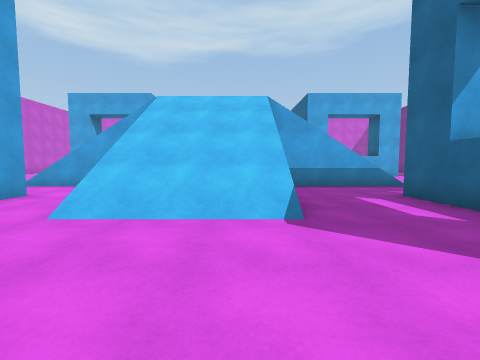
View 1 (above)

22 first-person views from a walk through a scene from a Unity 3-D project. The camera is 1.3 m above the floor, tilts 4° down and sees 90° across. The floor is counted in squares, 2 m on a side. Each view is taken from the middle of a square. On the plan, view 1 faces up. The plan holds only what a view shows up to about 9 squares ahead; the rest is blank. The player character is not drawn. Surface patterns are stand-ins for the level's own textures.

View 2
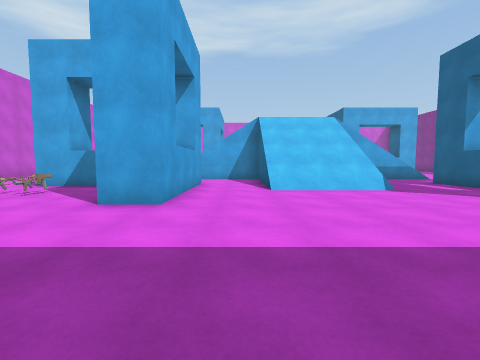

View 3
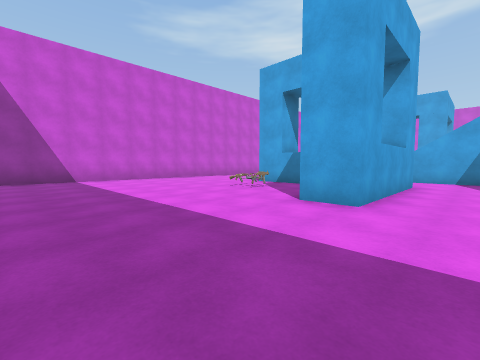

View 4
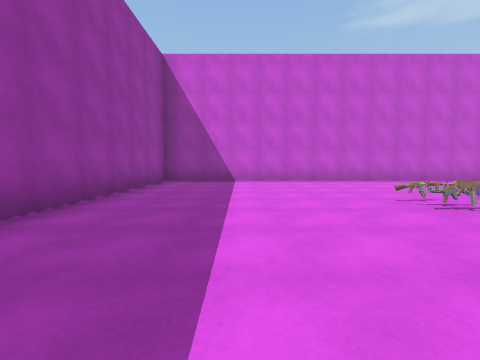

View 5
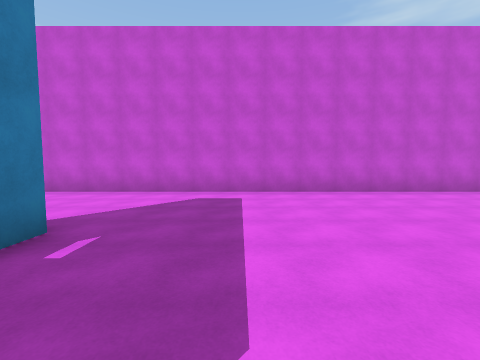

View 6
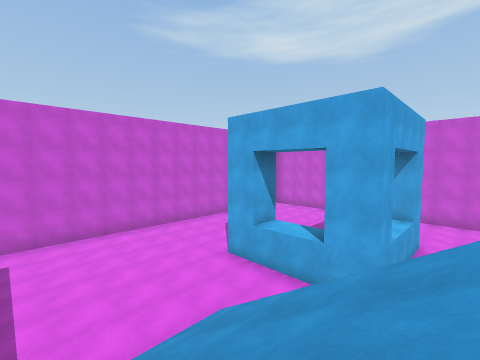

View 7
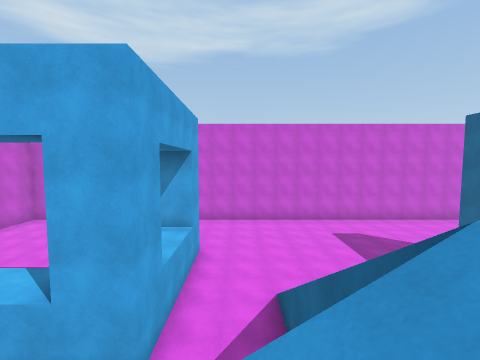

View 8
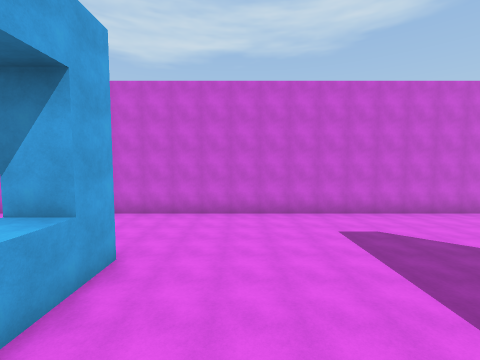

View 9
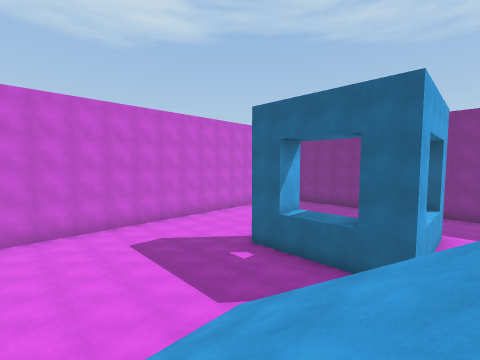

View 10
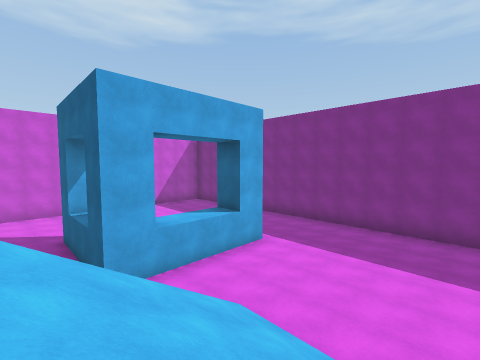

View 11
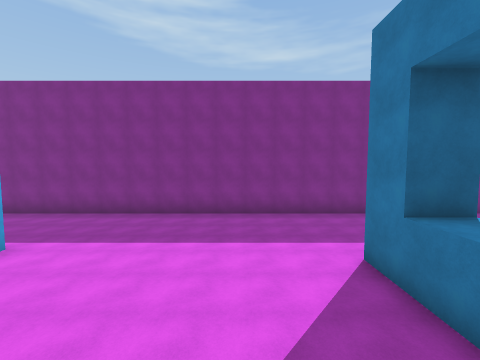

View 12
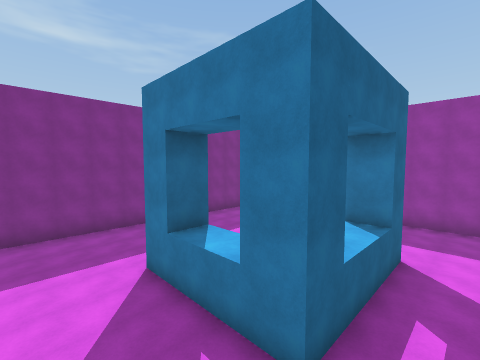

View 13
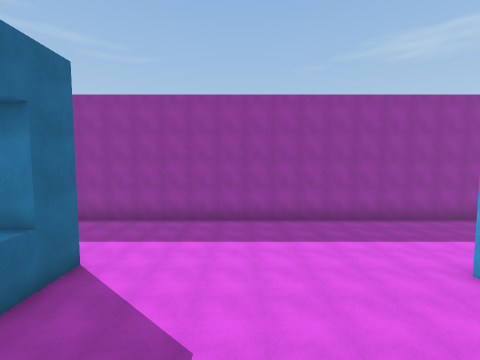

View 14
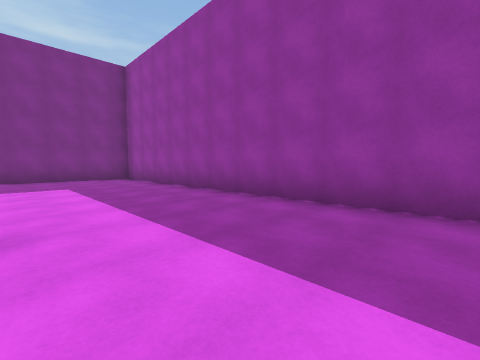

View 15
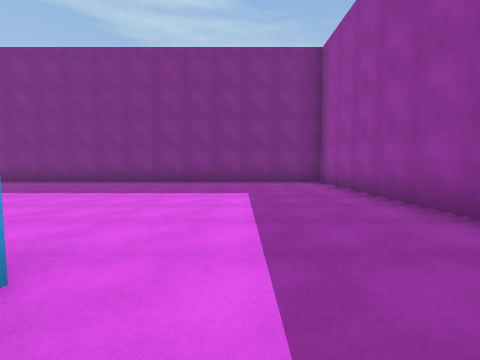

View 16
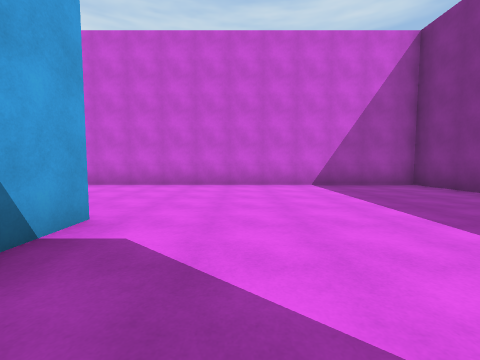

View 17
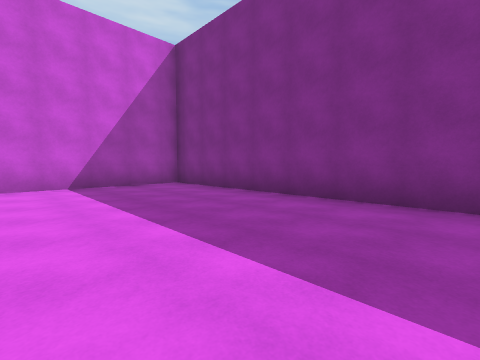

View 18
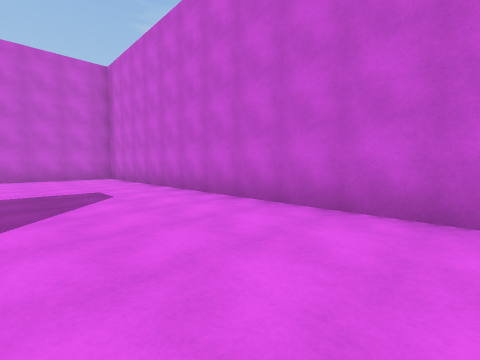

View 19
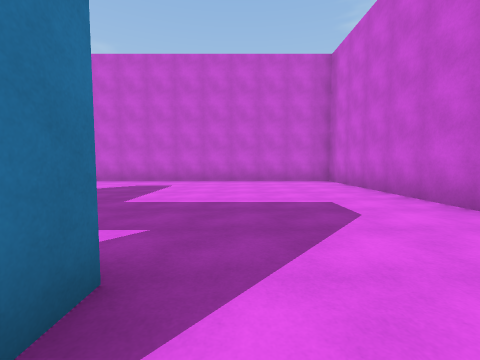

View 20
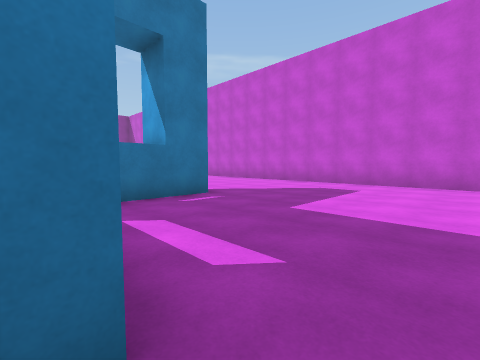

View 21
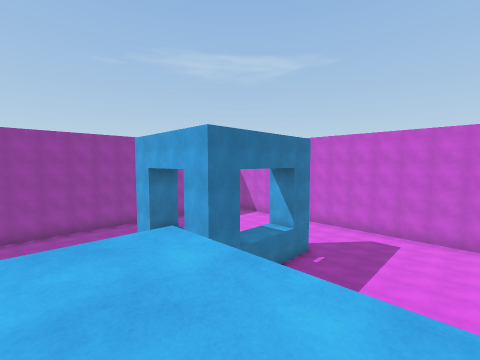

View 22
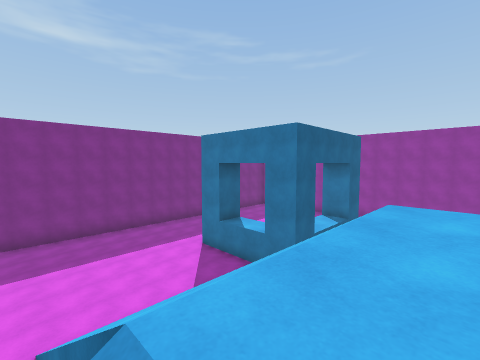

### Floor plan
Key: @ floor where view 1 was taken; # wall or solid block; . main floor; : floor 5 m higher than the main floor; / step, stairs or slope; O other object.
Columns run from 13 left of view 1 to 12 right of it. Each row starts with its distance up from view 1.
 21 ##########################
 20 #........................#
 19 #........................#
 18 #........................#
 17 #........................#
 16 #.......#................#
 15 #.......#........#.......#
 14 #.......#........#.......#
 13 #.......#..///...#.......#
 12 #....####..///.  ####....#
 11 #.......   ///.  ........#
 10 #........../ /...........#
  9 #......////:::////.......#
  8 #......////:::////.......#
  7 #......////:::////.......#
  6 #..........///...........#
  5 #..........///...........#
  4 #....####..///...####....#
  3 #.......#..///...#  .....#
  2 #....OO.#........# ......#
  1 #.......#........#.......#
  0 #............@...........#
 -1 #........................#
 -2 #........................#
 -3 #........................#
 -4 ##########################

Where each view was taken, in squares from view 1:
view 1: 0 up, 0 right, facing up
view 2: 3 down, 3 left, facing up
view 3: 3 down, 3 left, facing up-left
view 4: 1 down, 4 left, facing left
view 5: 7 up, 6 left, facing left
view 6: 7 up, 3 left, facing up-left
view 7: 9 up, 3 left, facing up
view 8: 12 up, 2 left, facing up
view 9: 11 up, 2 left, facing up-right
view 10: 7 up, 2 right, facing up-right
view 11: 7 up, 3 right, facing right
view 12: 7 up, 2 right, facing down-right
view 13: 5 up, 0 right, facing down
view 14: 0 up, 1 right, facing down-right
view 15: 1 down, 3 right, facing right
view 16: 13 up, 6 right, facing up
view 17: 13 up, 7 right, facing up-right
view 18: 17 up, 2 left, facing up-left
view 19: 17 up, 4 left, facing left
view 20: 17 up, 5 left, facing down-left
view 21: 9 up, 1 left, facing down-left
view 22: 10 up, 0 right, facing down-right
